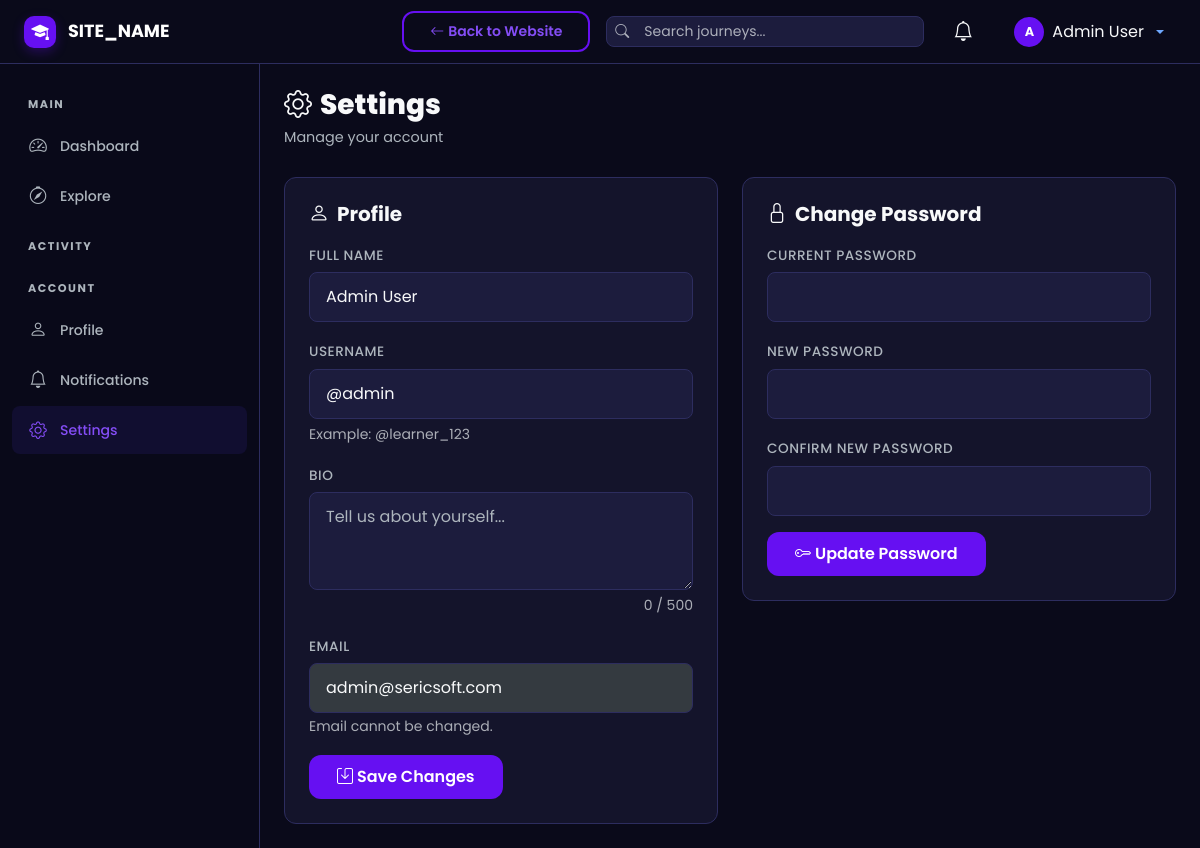
Screenshot of /user/settings.php (signed in) with the database file from the repository.
### tables this page shows
CREATE TABLE `users` (
  `id` int UNSIGNED NOT NULL,
  `username` varchar(50) NOT NULL,
  `email` varchar(255) NOT NULL,
  `password_hash` varchar(255) NOT NULL,
  `full_name` varchar(100) NOT NULL,
  `avatar` varchar(255) DEFAULT 'default-avatar.png',
  `bio` text,
  `role` enum('user','admin') NOT NULL DEFAULT 'user',
  `is_active` tinyint(1) NOT NULL DEFAULT '1',
  `current_streak` int UNSIGNED NOT NULL DEFAULT '0',
  `longest_streak` int UNSIGNED NOT NULL DEFAULT '0',
  `last_activity_date` date DEFAULT NULL,
  `created_at` datetime NOT NULL DEFAULT CURRENT_TIMESTAMP,
  `updated_at` datetime NOT NULL DEFAULT CURRENT_TIMESTAMP ON UPDATE CURRENT_TIMESTAMP
);

### includes/session.php (called while the page is built, shortened)
<?php
function isLoggedIn(): bool {
    return isset($_SESSION['user_id']);
}
function getCurrentUser(): ?array {
    return [
        'id'        => $_SESSION['user_id'],
        'username'  => $_SESSION['username'],
        'full_name' => $_SESSION['full_name'],
        'email'     => $_SESSION['email'],
        'role'      => $_SESSION['user_role'],
        'avatar'    => $_SESSION['avatar'] ?? 'default-avatar.png',
    ];
}

### includes/helpers.php (called while the page is built, shortened)
<?php
function sanitize(?string $input): string {
    return htmlspecialchars(trim($input), ENT_QUOTES, 'UTF-8');
}

### user/settings.php (the view, shortened to what this page needs)
<?php
require_once __DIR__ . '/../includes/session.php';
require_once __DIR__ . '/../includes/helpers.php';
$db = getDB();
$userId = getCurrentUserId();
$stmt = $db->prepare("SELECT * FROM users WHERE id = ?");
$stmt->execute([$userId]);
$user = $stmt->fetch();
require_once __DIR__ . '/../includes/dashboard_header.php';
?>
<div class="st-page-header">
    <h1 class="st-page-title"><i class="bi bi-gear me-2"></i>Settings</h1>
    <p class="st-page-subtitle">Manage your account</p>
</div>
<div class="row g-4">
    <div class="col-lg-6">
        <div class="st-card">
            <h5 class="fw-bold mb-3"><i class="bi bi-person me-2"></i>Profile</h5>
            <form method="POST">
                <div class="mb-3">
                    <label class="st-form-label">Full Name</label>
                    <input type="text" name="full_name" class="form-control st-form-control" value="<?= sanitize($user['full_name']) ?>" required>
                </div>
                <div class="mb-3">
                    <label class="st-form-label">Username</label>
                    <input type="text" name="username" class="form-control st-form-control" value="<?= sanitize($user['username']) ?>" required>
                    <small class="text-muted d-block mt-1">Example: @learner_123</small>
                </div>
                <div class="mb-3">
                    <label class="st-form-label">Bio</label>
                    <textarea name="bio" class="form-control st-form-control" rows="3" placeholder="Tell us about yourself..." data-char-counter maxlength="500"><?= sanitize($user['bio'] ?? '') ?></textarea>
                </div>
                <div class="mb-3">
                    <label class="st-form-label">Email</label>
                    <input type="email" class="form-control st-form-control" value="<?= sanitize($user['email']) ?>" disabled>
                    <small class="text-muted">Email cannot be changed.</small>
                </div>
                <button type="submit" class="btn btn-st-primary"><i class="bi bi-save me-1"></i>Save Changes</button>
            </form>
        </div>
    </div>
    <div class="col-lg-6">
        <div class="st-card">
            <h5 class="fw-bold mb-3"><i class="bi bi-lock me-2"></i>Change Password</h5>
            <form method="POST">
                <div class="mb-3">
                    <label class="st-form-label">Current Password</label>
                    <input type="password" name="current_password" class="form-control st-form-control" required>
                </div>
                <div class="mb-3">
                    <label class="st-form-label">New Password</label>
                    <input type="password" name="new_password" class="form-control st-form-control" required>
                </div>
                <div class="mb-3">
                    <label class="st-form-label">Confirm New Password</label>
                    <input type="password" name="confirm_password" class="form-control st-form-control" required>
                </div>
                <button type="submit" class="btn btn-st-primary"><i class="bi bi-key me-1"></i>Update Password</button>
            </form>
        </div>
    </div>
</div>
<?php require_once __DIR__ . '/../includes/dashboard_footer.php'; ?>

### includes/dashboard_header.php (shortened to what this page needs)
<?php
require_once __DIR__ . '/session.php';
require_once __DIR__ . '/helpers.php';
$currentUser = getCurrentUser();
?>
<!DOCTYPE html>
<html lang="en" data-bs-theme="dark">
<head>
    <link href="https://cdn.jsdelivr.net/npm/bootstrap@5.3.3/dist/css/bootstrap.min.css" rel="stylesheet">
    <link href="https://cdn.jsdelivr.net/npm/bootstrap-icons@1.11.3/font/bootstrap-icons.min.css" rel="stylesheet">
    <link href="<?= SITE_URL ?>/assets/css/style.css" rel="stylesheet">
    <link href="<?= SITE_URL ?>/assets/css/dashboard.css" rel="stylesheet">
</head>
<body class="dashboard-body">
<nav class="navbar navbar-expand-lg navbar-dark st-topbar fixed-top">
    <div class="container-fluid px-4">
        <a class="navbar-brand py-0" href="<?= SITE_URL ?>/user/dashboard.php">
            <div class="st-logo-container">
                <div class="st-logo-icon" style="width:32px;height:32px;font-size:1.1rem;"><i class="bi bi-mortarboard-fill"></i></div>
                <div class="st-logo-text">
                    <span class="st-logo-name" style="font-size:1.1rem;"><?= SITE_NAME ?></span>
                </div>
            </div>
        </a>
        <div class="d-flex align-items-center ms-auto gap-3">
            <a href="<?= SITE_URL ?>" class="btn btn-sm btn-st-secondary d-none d-md-inline"><i class="bi bi-arrow-left me-1"></i>Back to Website</a>
            <form class="d-none d-md-flex" action="<?= SITE_URL ?>/explore.php" method="GET">
                <div class="input-group input-group-sm st-search-bar">
                    <span class="input-group-text bg-transparent border-0"><i class="bi bi-search text-muted"></i></span>
                    <input type="text" name="q" class="form-control bg-transparent border-0" placeholder="Search journeys...">
                </div>
            </form>
            <a href="<?= SITE_URL ?>/user/notifications.php" class="btn btn-link text-light position-relative st-nav-icon">
                <i class="bi bi-bell fs-5"></i>
            </a>
            <div class="dropdown">
                <button class="btn btn-link text-decoration-none dropdown-toggle st-user-dropdown d-flex align-items-center gap-2" data-bs-toggle="dropdown">
                    <div class="st-avatar-initial" style="width:30px;height:30px;font-size:0.8rem;">
                        <?= substr(sanitize(!empty($currentUser['full_name']) ? $currentUser['full_name'] : $currentUser['username']), 0, 1) ?>
                    </div>
                    <span class="d-none d-md-inline text-light"><?= sanitize($currentUser['full_name']) ?></span>
                </button>
            </div>
        </div>
    </div>
</nav>
<div class="st-wrapper">
    <nav class="st-sidebar" id="sidebar">
        <div class="st-sidebar-inner">
            <ul class="st-sidebar-nav">
                <li class="st-sidebar-heading">Main</li>
                <li><a href="<?= SITE_URL ?>/user/dashboard.php" class="<?= basename($_SERVER['PHP_SELF']) === 'dashboard.php' ? 'active' : '' ?>"><i class="bi bi-speedometer2"></i><span>Dashboard</span></a></li>
                <li><a href="<?= SITE_URL ?>/explore.php" class="<?= basename($_SERVER['PHP_SELF']) === 'explore.php' ? 'active' : '' ?>"><i class="bi bi-compass"></i><span>Explore</span></a></li>
                <li class="st-sidebar-heading">Activity</li>
                <li class="st-sidebar-heading">Account</li>
                <li><a href="<?= SITE_URL ?>/user/profile.php" class="<?= basename($_SERVER['PHP_SELF']) === 'profile.php' ? 'active' : '' ?>"><i class="bi bi-person"></i><span>Profile</span></a></li>
                <li><a href="<?= SITE_URL ?>/user/notifications.php" class="<?= basename($_SERVER['PHP_SELF']) === 'notifications.php' ? 'active' : '' ?>"><i class="bi bi-bell"></i><span>Notifications</span>
                </a></li>
                <li><a href="<?= SITE_URL ?>/user/settings.php" class="<?= basename($_SERVER['PHP_SELF']) === 'settings.php' ? 'active' : '' ?>"><i class="bi bi-gear"></i><span>Settings</span></a></li>
            </ul>
        </div>
    </nav>
    <main class="st-content">
        <div class="container-fluid p-4">

### assets/css/style.css (style rules this page uses)
:root { --st-primary: #6610f2; --st-primary-light: #844df5; --st-primary-dark: #520dc2; --st-secondary: #0dcaf0; --st-accent: #0dcaf0; --st-success: #198754; --st-warning: #ffc107; --st-danger: #dc3545; --st-info: #0dcaf0; --st-dark: #0a0a1a; --st-dark-card: #14142b; --st-dark-surface: #1c1c3d; --st-dark-border: #2d2d5f; --st-text: #f8f9fa; --st-text-muted: #adb5bd; --st-gradient-1: var(--st-primary); --st-gradient-2: var(--st-secondary); --st-gradient-3: #6c5ce7; --st-radius: 12px; --st-radius-sm: 8px; --st-radius-lg: 24px; --st-shadow: 0 10px 30px rgba(0, 0, 0, 0.3); --st-shadow-sm: 0 4px 12px rgba(0, 0, 0, 0.2); --st-transition: all 0.3s cubic-bezier(0.4, 0, 0.2, 1); --st-font: 'Poppins', 'Montserrat', sans-serif; }
* { margin: 0; padding: 0; box-sizing: border-box; }
body { font-family: var(--st-font); background: var(--st-dark); color: var(--st-text); line-height: 1.6; overflow-x: hidden; min-height: 100vh; }
a { color: var(--st-primary-light); text-decoration: none; transition: var(--st-transition); }
.btn-st-primary { background: var(--st-primary); border: none; color: #fff; font-weight: 600; padding: 10px 28px; border-radius: var(--st-radius); transition: var(--st-transition); position: relative; overflow: hidden; }
.btn-st-primary::before { content: ''; position: absolute; inset: 0; background: rgba(255,255,255,0.1); opacity: 0; transition: var(--st-transition); }
.btn-st-secondary { background: transparent; border: 2px solid var(--st-primary); color: var(--st-primary-light); font-weight: 600; padding: 8px 26px; border-radius: var(--st-radius); transition: var(--st-transition); }
.st-card { background: var(--st-dark-card); border: 1px solid var(--st-dark-border); border-radius: var(--st-radius); padding: 24px; transition: var(--st-transition); }
.st-form-control { background: var(--st-dark-surface); border: 1px solid var(--st-dark-border); border-radius: var(--st-radius-sm); color: var(--st-text); padding: 12px 16px; font-family: var(--st-font); transition: var(--st-transition); }
.st-form-control::placeholder { color: var(--st-text-muted); }
.st-form-label { font-weight: 500; font-size: 0.85rem; color: var(--st-text-muted); margin-bottom: 6px; text-transform: uppercase; letter-spacing: 0.5px; }
.st-logo-container { display: flex; align-items: center; gap: 12px; }
.st-logo-icon { width: 42px; height: 42px; background: var(--st-primary); border-radius: 10px; display: flex; align-items: center; justify-content: center; color: #fff; font-size: 1.5rem; box-shadow: 0 4px 12px rgba(102, 16, 242, 0.3); }
.st-logo-text { display: flex; flex-direction: column; justify-content: center; }
.st-logo-name { font-family: 'Poppins', sans-serif; font-weight: 700; font-size: 1.4rem; color: #fff; line-height: 1; }
.st-avatar-initial { width: 32px; height: 32px; background: var(--st-primary); color: #fff; border-radius: 50%; display: flex; align-items: center; justify-content: center; font-weight: 700; font-size: inherit; text-transform: uppercase; flex-shrink: 0; overflow: hidden; }

### rows the page displays
users: full_name "A", full_name "Admin User", username "@admin", email "admin@sericsoft.com"

### other values shown
SITE_NAME "SITE_NAME"
